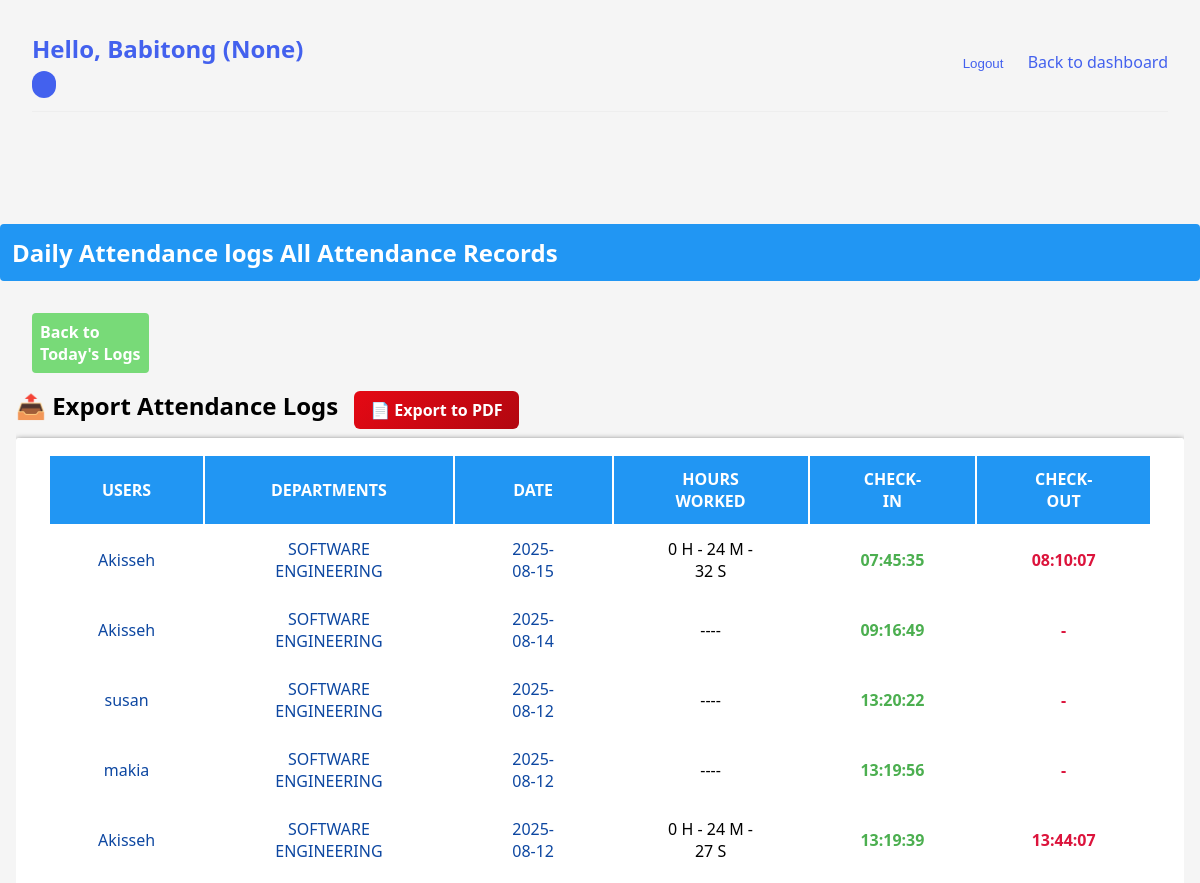
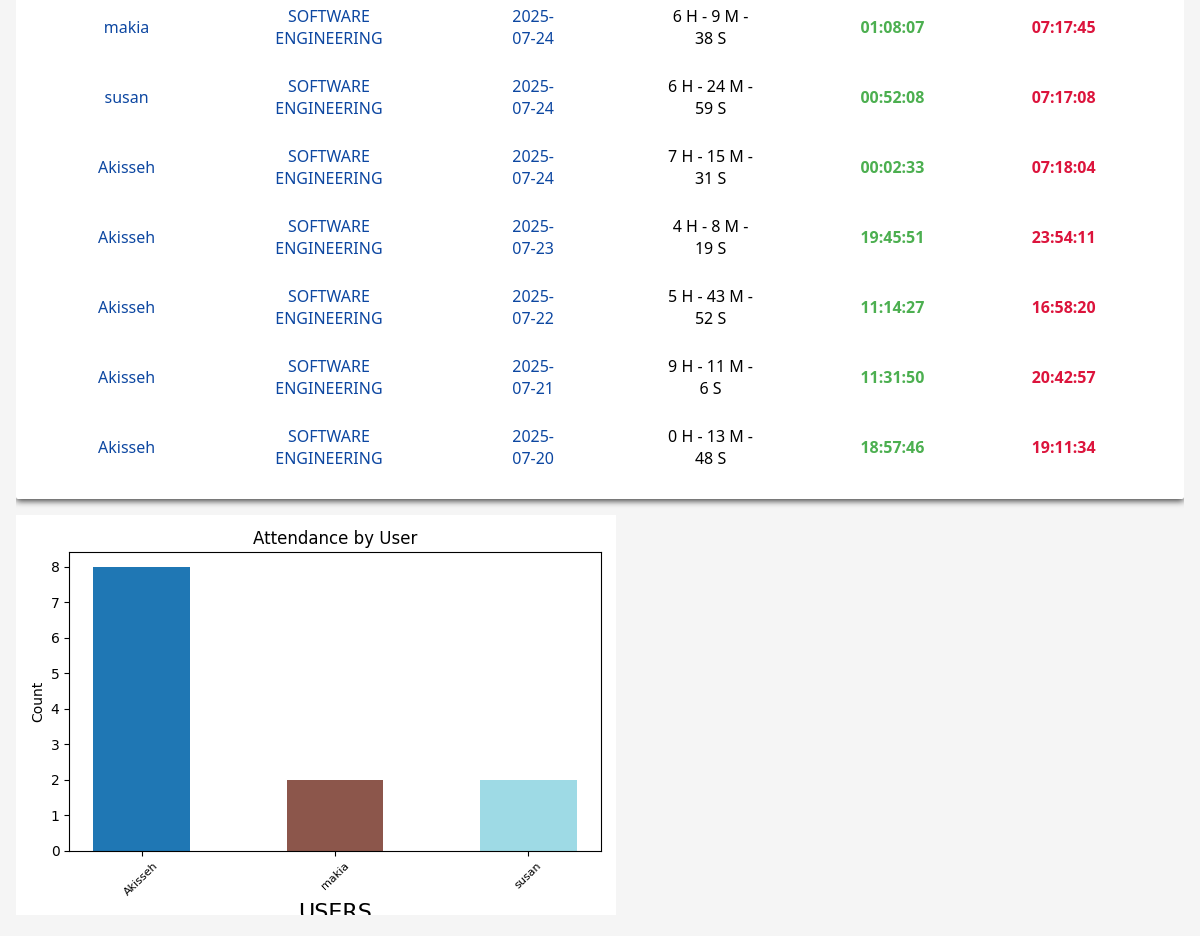
The app's page /dashboard/?view=all (signed in) with its own data (2 pictures, top to bottom).
### users/models.py (models this page shows, shortened)
class CustomUser(AbstractUser):
    user_type = models.CharField(max_length=100, choices=USER_TYPE_CHOICES, null=True,blank=True)
    phone_number = models.CharField(max_length=20, null=True,blank=True)
    department = models.ForeignKey(Department,on_delete=models.SET_NULL,null=True,blank=True)

class Department(models.Model):
    name = models.CharField(max_length=100, unique=True)

### attendance/models.py (models this page shows, shortened)
class AttendanceRecord(models.Model):
    user = models.ForeignKey(settings.AUTH_USER_MODEL, on_delete=models.CASCADE)
    scanned_at = models.DateTimeField(auto_now_add=True)  # Check-in time
    checked_out_at = models.DateTimeField(null=True, blank=True)  # Check-out time
    date =models.DateField(default=timezone.now())
    latitude = models.FloatField(null=True, blank=True)
    longitude = models.FloatField(null=True, blank=True)
    @property
    def hours_worked(self):
        if self.checked_out_at:
            delta = self.checked_out_at - self.scanned_at
            total_seconds = int(delta.total_seconds())
            hours = total_seconds // 3600
            minutes = (total_seconds % 3600 ) // 60
            seconds = total_seconds % 60
            return f"{hours} H - {minutes} M - {seconds} S"
        return "----"

### attendance/views.py (the view)
# urls.py: path('dashboard/', views.dashboard_view, name='dashboard'),
@login_required
def dashboard_view(request):
    show_all = request.GET.get("view") == "all"
    if show_all:
        records = AttendanceRecord.objects.select_related('user').order_by('-date', '-scanned_at')
        today_label = "All Attendance Records"
    else:
        today = timezone.localdate()
        records = AttendanceRecord.objects.filter(date=today).select_related('user')
        today_label = today.strftime("%A, %d %B %Y")
    attendance_data = (
        records
        .values('user__username')
        .annotate(count=Count('date', distinct=True))
        .order_by('-count')
    )
    formatted_data = [{"user":entry['user__username'], "count": entry['count']} for entry in attendance_data]
    chart_base64 = generate_attendance_chart(formatted_data)
    return render(request, "dashboard.html", {
            "records": records,
        "today": today_label,
        "show_all": show_all,
        "chart_base64": chart_base64,
        })

### HINETEC_ATTENDANCE_SYSTEM/utils.py (called while the page is built)
def generate_attendance_chart(data):
    users = [item['user'] for item in data]
    counts = [item['count'] for item in data]
    fig, ax = plt.subplots(figsize=(6, 4))
    colormap = cm.get_cmap('tab20', len(users))
    colors = [colormap(i) for i in range(len(users))]
    ax.bar(users, counts, color=colors ,width=0.5)
    ax.set_title("Attendance by User")
    ax.set_xlabel("USERS" , fontsize=16)
    ax.set_ylabel("Count")
    plt.tight_layout()
    plt.xticks(rotation=44, fontsize=8)
    buffer = BytesIO()
    fig.savefig(buffer, format='png')
    buffer.seek(0)
    image_png = buffer.getvalue()
    buffer.close()
    chart_base64 = base64.b64encode(image_png).decode('utf-8')
    return chart_base64

### templates/dashboard.html (shortened to what this page needs)
{% load static %}
<!DOCTYPE html>
<html lang="en">
<head>
    <link rel="stylesheet" href="{% static 'css/dashboard.css' %}">
    <link rel="stylesheet" href="{% static 'css/daily-logs.css' %}">
</head>
<body>
    <div class="dashboard-container">
        <header class="dashboard-header">
            <div class="greeting">
                <h2>Hello, {{ user.username }} ({{user.user_type}})</h2>
                <span class="user-role-badge">{{ user.get_role_display }}</span>
            </div>
            <nav>
                <form action="{% url 'logout' %}" method="post">
                    <button type="submit" class="logout-btn">Logout</button>
                    <a href="{% url 'daily_logs' %}">Back to dashboard</a>
                </form>
            </nav>
        </header>
    </div>
    <div class="card">
    <h2 class="dashboard-heading"> Daily Attendance logs  {{ request.user.department.name }} {{today}}</h2>
  {% if records %}
  <div class="attendance-table-wrapper">
    <form method"get" class="date-filter">
      {% if show_all%}
      <a href="{% url 'daily_logs' %}" class="btn button">Back to Today's Logs</a>
      {% else %}
      <a href="?view=all" class="btn button">Show All Records</a>
      {% endif %}
    </form>
    <div class="export-buttons">
      <h2>📤 Export Attendance Logs</h2>
      <div style="margin-top: 10px;">
        <a href="{% url 'pdf' %}?view={{ request.GET.view }}" class="btn btn-danger">📄 Export to PDF</a>
      </div>
    </div>
     <table class="attendance-table">
      <thead>
        <tr>
        <th>Users</th>
        <th>Departments
        </th
        ><th>Date</th>
         <th>Hours Worked</th>
        <th>Check-in</th>
        <th>Check-out</th>
      </tr>
      </thead>
      <tbody>
        {% for r in records %}
        <tr>
          <td class="td-text">{{ r.user.username }}</td>
          <td class="td-text">{{r.user.department.name}}
          </td>
          <td class="td-text">{{r.scanned_at|date:"Y-m-d"}}</td>
          <td>
            {{r.hours_worked}}
          </td>
          <td class="{% if r.scanned_at %}status-ok-in {% else %}status-missing-in{%endif%}">{{ r.scanned_at|date:"H:i:s" }}</td>
          <td class="{% if r.checked_out_at %}status-ok {% else %}status-missing{%endif%}">
          {% if r.checked_out_at %}
          {{ r.checked_out_at|date:"H:i:s" }}
          {% else %}
          -
          {% endif %}</td>
        </tr>
      {% endfor %}
    </table>
    <img alt="Attendance Chart" class="chart">
  </div>
  {% else %}
    <p class="no-records ">-No attendance records yet today-.</p>
    <a href="?view=all" class="btn button">Show All Records</a>
        {% comment %} <a href="{% url 'daily_logs'%}" class="reset-link">Reset</a> {% endcomment %}
  {% endif %}
  </div>
</body>
</html>

### frontend/css/dashboard.css (style rules this page uses)
body { font-family: 'Segoe UI', system-ui, sans-serif; margin: 0; background-color: #f8f9fa; }
.dashboard-container { max-width: 1200px; margin: 0 auto; padding: 2rem; }
.dashboard-header { display: flex; justify-content: space-between; align-items: center; margin-bottom: 2rem; padding-bottom: 1rem; border-bottom: 1px solid #eee; }
.greeting h2 { color: #4361ee; margin: 0 0 0.5rem 0; }
.user-role-badge { background: #4361ee; color: white; padding: 0.25rem 0.75rem; border-radius: 20px; font-size: 0.85rem; }
.logout-btn { background: transparent; color: #4361ee; border: none; padding: 0.5rem 1.25rem; border-radius: 4px; cursor: pointer; transition: all 0.3s cubic-bezier(0.25, 0.8,0.25,1); }
a { text-decoration: none; border-radius: 8px; color: #4361ee; transition: all 0.3s cubic-bezier(0.25, 0.8,0.25,1); }

### frontend/css/daily-logs.css (style rules this page uses)
* { box-sizing: border-box; margin: 0; padding: 0; }
body { background-color: #f5f5f5; }
.attendance-table-wrapper { overflow-x: auto; margin: 1rem; }
.attendance-table { background-color: white; width: 100%; padding: 1rem 2rem; min-width: 600px; border-radius: 2px; overflow: hidden; box-shadow: 0 2px 6px rgba(0,0,0,0.75); margin: 1rem 0; }
.attendance-table td , .attendance-table th { padding: 0.75rem 3rem; text-align: center; margin: 1rem ; }
.attendance-table th { background-color:#2196f3; text-align: center; text-transform: uppercase; color: #ffffff; }
.td-text { color: #0d47a1; }
.dashboard-heading { margin: 1rem 0; margin-top: 3rem; font-size: 1.5rem; font-weight: 600; color: #ffffff; border-radius: 4px; text-align: left; background-color: #2196f3; padding: 0.75rem; }
.status-ok { color: crimson; font-weight: bold; }
.status-missing { color: crimson; font-weight: bold; }
.status-ok-in { color: #4caf50; font-weight: bold; }
.date-filter { margin: 1rem 0; }
.button { padding: 0.5rem; border-radius: 4px; border: none; width: 10%; background: #78da78; color: #ffffff; font-weight: 700; margin: 0 1em; display: inline-block; }
.export-buttons { margin-top: 1rem; display: flex; gap: 1rem; }
.export-buttons .btn { padding: 0.5rem 1rem; text-decoration: none; font-weight: bold; border-radius: 6px; color: white; }
.btn-danger { background: linear-gradient(135deg, #e50914, #b20710); }

### records on screen
CustomUser: username "Babitong", user_type "None"
AttendanceRecord: user.username "Akisseh", user.department.name "SOFTWARE ENGINEERING", scanned_at "2025-08-15", hours_worked "0 H - 24 M - 32 S", scanned_at "07:45:35", checked_out_at "08:10:07"
AttendanceRecord: user.username "Akisseh", user.department.name "SOFTWARE ENGINEERING", scanned_at "2025-08-14", hours_worked "----", scanned_at "09:16:49"
AttendanceRecord: user.username "susan", user.department.name "SOFTWARE ENGINEERING", scanned_at "2025-08-12", hours_worked "----", scanned_at "13:20:22"
AttendanceRecord: user.username "makia", user.department.name "SOFTWARE ENGINEERING", scanned_at "2025-08-12", hours_worked "----", scanned_at "13:19:56"
AttendanceRecord: user.username "Akisseh", user.department.name "SOFTWARE ENGINEERING", scanned_at "2025-08-12", hours_worked "0 H - 24 M - 27 S", scanned_at "13:19:39", checked_out_at "13:44:07"
AttendanceRecord: user.username "makia", user.department.name "SOFTWARE ENGINEERING", scanned_at "2025-07-24", hours_worked "6 H - 9 M - 38 S", scanned_at "01:08:07", checked_out_at "07:17:45"
AttendanceRecord: user.username "susan", user.department.name "SOFTWARE ENGINEERING", scanned_at "2025-07-24", hours_worked "6 H - 24 M - 59 S", scanned_at "00:52:08", checked_out_at "07:17:08"
AttendanceRecord: user.username "Akisseh", user.department.name "SOFTWARE ENGINEERING", scanned_at "2025-07-24", hours_worked "7 H - 15 M - 31 S", scanned_at "00:02:33", checked_out_at "07:18:04"
AttendanceRecord: user.username "Akisseh", user.department.name "SOFTWARE ENGINEERING", scanned_at "2025-07-23", hours_worked "4 H - 8 M - 19 S", scanned_at "19:45:51", checked_out_at "23:54:11"
AttendanceRecord: user.username "Akisseh", user.department.name "SOFTWARE ENGINEERING", scanned_at "2025-07-22", hours_worked "5 H - 43 M - 52 S", scanned_at "11:14:27", checked_out_at "16:58:20"
AttendanceRecord: user.username "Akisseh", user.department.name "SOFTWARE ENGINEERING", scanned_at "2025-07-21", hours_worked "9 H - 11 M - 6 S", scanned_at "11:31:50", checked_out_at "20:42:57"
AttendanceRecord: user.username "Akisseh", user.department.name "SOFTWARE ENGINEERING", scanned_at "2025-07-20", hours_worked "0 H - 13 M - 48 S", scanned_at "18:57:46", checked_out_at "19:11:34"

### other values on screen
{{ today }} "All Attendance Records"
